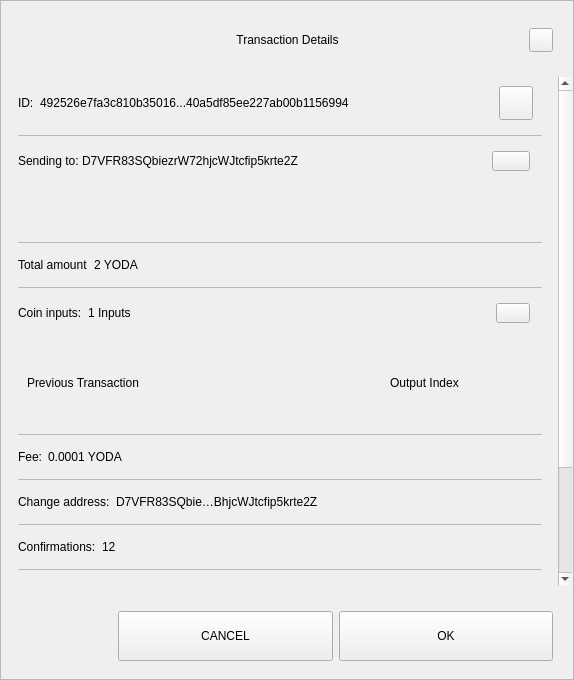
<?xml version="1.0" encoding="UTF-8"?>
<ui version="4.0">
 <class>TxDetailDialog</class>
 <widget class="QWidget" name="TxDetailDialog">
  <property name="geometry">
   <rect>
    <x>0</x>
    <y>0</y>
    <width>574</width>
    <height>680</height>
   </rect>
  </property>
  <property name="sizePolicy">
   <sizepolicy hsizetype="Preferred" vsizetype="Expanding">
    <horstretch>0</horstretch>
    <verstretch>0</verstretch>
   </sizepolicy>
  </property>
  <property name="minimumSize">
   <size>
    <width>574</width>
    <height>500</height>
   </size>
  </property>
  <property name="windowTitle">
   <string>Form</string>
  </property>
  <property name="styleSheet">
   <string notr="true"/>
  </property>
  <layout class="QVBoxLayout" name="verticalLayout_3">
   <property name="spacing">
    <number>0</number>
   </property>
   <property name="leftMargin">
    <number>0</number>
   </property>
   <property name="topMargin">
    <number>0</number>
   </property>
   <property name="rightMargin">
    <number>0</number>
   </property>
   <property name="bottomMargin">
    <number>0</number>
   </property>
   <item>
    <widget class="QFrame" name="frame">
     <property name="sizePolicy">
      <sizepolicy hsizetype="Preferred" vsizetype="Expanding">
       <horstretch>0</horstretch>
       <verstretch>0</verstretch>
      </sizepolicy>
     </property>
     <property name="styleSheet">
      <string notr="true"/>
     </property>
     <property name="frameShape">
      <enum>QFrame::StyledPanel</enum>
     </property>
     <property name="frameShadow">
      <enum>QFrame::Raised</enum>
     </property>
     <layout class="QVBoxLayout" name="verticalLayout">
      <property name="leftMargin">
       <number>0</number>
      </property>
      <property name="rightMargin">
       <number>0</number>
      </property>
      <item>
       <layout class="QHBoxLayout" name="horizontalLayout_3">
        <property name="spacing">
         <number>0</number>
        </property>
        <property name="leftMargin">
         <number>20</number>
        </property>
        <property name="topMargin">
         <number>10</number>
        </property>
        <property name="rightMargin">
         <number>20</number>
        </property>
        <item>
         <spacer name="horizontalSpacer_1">
          <property name="orientation">
           <enum>Qt::Horizontal</enum>
          </property>
          <property name="sizeHint" stdset="0">
           <size>
            <width>40</width>
            <height>20</height>
           </size>
          </property>
         </spacer>
        </item>
        <item>
         <widget class="QLabel" name="labelTitle">
          <property name="minimumSize">
           <size>
            <width>0</width>
            <height>40</height>
           </size>
          </property>
          <property name="maximumSize">
           <size>
            <width>16777215</width>
            <height>40</height>
           </size>
          </property>
          <property name="styleSheet">
           <string notr="true">padding-left:24px;</string>
          </property>
          <property name="text">
           <string>Transaction Details</string>
          </property>
          <property name="alignment">
           <set>Qt::AlignCenter</set>
          </property>
          <property name="margin">
           <number>7</number>
          </property>
         </widget>
        </item>
        <item>
         <spacer name="horizontalSpacer_2">
          <property name="orientation">
           <enum>Qt::Horizontal</enum>
          </property>
          <property name="sizeHint" stdset="0">
           <size>
            <width>40</width>
            <height>20</height>
           </size>
          </property>
         </spacer>
        </item>
        <item>
         <widget class="QPushButton" name="btnEsc">
          <property name="minimumSize">
           <size>
            <width>24</width>
            <height>24</height>
           </size>
          </property>
          <property name="maximumSize">
           <size>
            <width>24</width>
            <height>24</height>
           </size>
          </property>
          <property name="focusPolicy">
           <enum>Qt::NoFocus</enum>
          </property>
          <property name="text">
           <string/>
          </property>
         </widget>
        </item>
       </layout>
      </item>
      <item>
       <spacer name="verticalSpacer">
        <property name="orientation">
         <enum>Qt::Vertical</enum>
        </property>
        <property name="sizeType">
         <enum>QSizePolicy::Fixed</enum>
        </property>
        <property name="sizeHint" stdset="0">
         <size>
          <width>20</width>
          <height>10</height>
         </size>
        </property>
       </spacer>
      </item>
      <item>
       <widget class="QWidget" name="layoutScroll" native="true">
        <property name="minimumSize">
         <size>
          <width>0</width>
          <height>0</height>
         </size>
        </property>
        <layout class="QVBoxLayout" name="verticalLayout_4">
         <property name="leftMargin">
          <number>0</number>
         </property>
         <property name="topMargin">
          <number>0</number>
         </property>
         <property name="rightMargin">
          <number>0</number>
         </property>
         <item>
          <widget class="QScrollArea" name="scrollArea">
           <property name="styleSheet">
            <string notr="true">#scrollArea {
background:transparent;
}</string>
           </property>
           <property name="horizontalScrollBarPolicy">
            <enum>Qt::ScrollBarAlwaysOff</enum>
           </property>
           <property name="sizeAdjustPolicy">
            <enum>QAbstractScrollArea::AdjustIgnored</enum>
           </property>
           <property name="widgetResizable">
            <bool>true</bool>
           </property>
           <property name="alignment">
            <set>Qt::AlignLeading|Qt::AlignLeft|Qt::AlignTop</set>
           </property>
           <widget class="QWidget" name="scrollAreaWidgetContents">
            <property name="geometry">
             <rect>
              <x>0</x>
              <y>0</y>
              <width>556</width>
              <height>672</height>
             </rect>
            </property>
            <property name="autoFillBackground">
             <bool>false</bool>
            </property>
            <property name="styleSheet">
             <string notr="true">#scrollAreaWidgetContents {
background:transparent;
}</string>
            </property>
            <layout class="QVBoxLayout" name="verticalLayout_7">
             <property name="spacing">
              <number>0</number>
             </property>
             <property name="sizeConstraint">
              <enum>QLayout::SetDefaultConstraint</enum>
             </property>
             <property name="leftMargin">
              <number>0</number>
             </property>
             <property name="topMargin">
              <number>0</number>
             </property>
             <property name="rightMargin">
              <number>0</number>
             </property>
             <property name="bottomMargin">
              <number>0</number>
             </property>
             <item>
              <widget class="QWidget" name="content" native="true">
               <layout class="QVBoxLayout" name="verticalLayout_2">
                <property name="leftMargin">
                 <number>16</number>
                </property>
                <property name="topMargin">
                 <number>0</number>
                </property>
                <property name="rightMargin">
                 <number>16</number>
                </property>
                <item>
                 <widget class="QWidget" name="contentID" native="true">
                  <layout class="QHBoxLayout" name="horizontalLayout_12" stretch="0,1,0">
                   <property name="leftMargin">
                    <number>0</number>
                   </property>
                   <item>
                    <widget class="QLabel" name="labelId">
                     <property name="maximumSize">
                      <size>
                       <width>16777215</width>
                       <height>16777215</height>
                      </size>
                     </property>
                     <property name="text">
                      <string>ID:</string>
                     </property>
                    </widget>
                   </item>
                   <item>
                    <widget class="QLabel" name="textId">
                     <property name="text">
                      <string>492526e7fa3c810b35016...40a5df85ee227ab00b1156994</string>
                     </property>
                    </widget>
                   </item>
                   <item>
                    <widget class="QPushButton" name="pushCopy">
                     <property name="minimumSize">
                      <size>
                       <width>34</width>
                       <height>34</height>
                      </size>
                     </property>
                     <property name="maximumSize">
                      <size>
                       <width>34</width>
                       <height>34</height>
                      </size>
                     </property>
                     <property name="focusPolicy">
                      <enum>Qt::NoFocus</enum>
                     </property>
                     <property name="text">
                      <string/>
                     </property>
                     <property name="iconSize">
                      <size>
                       <width>24</width>
                       <height>24</height>
                      </size>
                     </property>
                    </widget>
                   </item>
                  </layout>
                 </widget>
                </item>
                <item>
                 <widget class="QLabel" name="labelDivider9">
                  <property name="maximumSize">
                   <size>
                    <width>16777215</width>
                    <height>1</height>
                   </size>
                  </property>
                  <property name="styleSheet">
                   <string notr="true">background-color:#bababa;</string>
                  </property>
                  <property name="text">
                   <string/>
                  </property>
                 </widget>
                </item>
                <item>
                 <widget class="QWidget" name="contentOutputs" native="true">
                  <layout class="QHBoxLayout" name="horizontalLayout_11" stretch="0,3,0">
                   <property name="spacing">
                    <number>0</number>
                   </property>
                   <property name="leftMargin">
                    <number>0</number>
                   </property>
                   <property name="rightMargin">
                    <number>12</number>
                   </property>
                   <item>
                    <widget class="QLabel" name="labelSend">
                     <property name="maximumSize">
                      <size>
                       <width>16777215</width>
                       <height>16777215</height>
                      </size>
                     </property>
                     <property name="text">
                      <string>Sending to: </string>
                     </property>
                    </widget>
                   </item>
                   <item>
                    <widget class="QLabel" name="textSend">
                     <property name="text">
                      <string>D7VFR83SQbiezrW72hjcWJtcfip5krte2Z </string>
                     </property>
                    </widget>
                   </item>
                   <item>
                    <widget class="QPushButton" name="pushOutputs">
                     <property name="minimumSize">
                      <size>
                       <width>34</width>
                       <height>20</height>
                      </size>
                     </property>
                     <property name="maximumSize">
                      <size>
                       <width>38</width>
                       <height>20</height>
                      </size>
                     </property>
                     <property name="focusPolicy">
                      <enum>Qt::NoFocus</enum>
                     </property>
                     <property name="styleSheet">
                      <string notr="true"/>
                     </property>
                     <property name="text">
                      <string/>
                     </property>
                    </widget>
                   </item>
                  </layout>
                 </widget>
                </item>
                <item>
                 <widget class="QScrollArea" name="outputsScrollArea">
                  <property name="minimumSize">
                   <size>
                    <width>0</width>
                    <height>50</height>
                   </size>
                  </property>
                  <property name="styleSheet">
                   <string notr="true">#outputsScrollArea {
background:transparent;
}</string>
                  </property>
                  <property name="widgetResizable">
                   <bool>true</bool>
                  </property>
                  <widget class="QWidget" name="container_outputs_base">
                   <property name="geometry">
                    <rect>
                     <x>0</x>
                     <y>0</y>
                     <width>522</width>
                     <height>48</height>
                    </rect>
                   </property>
                   <property name="styleSheet">
                    <string notr="true">#container_outputs_base {
background:transparent;
}</string>
                   </property>
                  </widget>
                 </widget>
                </item>
                <item>
                 <widget class="QLabel" name="labelDivider8">
                  <property name="maximumSize">
                   <size>
                    <width>16777215</width>
                    <height>1</height>
                   </size>
                  </property>
                  <property name="styleSheet">
                   <string notr="true">background-color:#bababa;</string>
                  </property>
                  <property name="text">
                   <string/>
                  </property>
                 </widget>
                </item>
                <item>
                 <widget class="QWidget" name="contentAmount" native="true">
                  <layout class="QHBoxLayout" name="horizontalLayout_4" stretch="0,1">
                   <property name="leftMargin">
                    <number>0</number>
                   </property>
                   <item>
                    <widget class="QLabel" name="labelAmount">
                     <property name="maximumSize">
                      <size>
                       <width>16777215</width>
                       <height>16777215</height>
                      </size>
                     </property>
                     <property name="text">
                      <string>Total amount</string>
                     </property>
                    </widget>
                   </item>
                   <item>
                    <widget class="QLabel" name="textAmount">
                     <property name="text">
                      <string>2 YODA</string>
                     </property>
                    </widget>
                   </item>
                  </layout>
                 </widget>
                </item>
                <item>
                 <widget class="QLabel" name="labelDivider6">
                  <property name="maximumSize">
                   <size>
                    <width>16777215</width>
                    <height>1</height>
                   </size>
                  </property>
                  <property name="styleSheet">
                   <string notr="true">background-color:#bababa;</string>
                  </property>
                  <property name="text">
                   <string/>
                  </property>
                 </widget>
                </item>
                <item>
                 <widget class="QWidget" name="contentInputs" native="true">
                  <layout class="QHBoxLayout" name="horizontalLayout" stretch="0,2,0">
                   <property name="leftMargin">
                    <number>0</number>
                   </property>
                   <property name="rightMargin">
                    <number>12</number>
                   </property>
                   <item>
                    <widget class="QLabel" name="labelInputs">
                     <property name="sizePolicy">
                      <sizepolicy hsizetype="Minimum" vsizetype="Preferred">
                       <horstretch>0</horstretch>
                       <verstretch>0</verstretch>
                      </sizepolicy>
                     </property>
                     <property name="maximumSize">
                      <size>
                       <width>16777215</width>
                       <height>16777215</height>
                      </size>
                     </property>
                     <property name="text">
                      <string>Coin inputs:</string>
                     </property>
                    </widget>
                   </item>
                   <item>
                    <widget class="QLabel" name="textInputs">
                     <property name="text">
                      <string>1 Inputs</string>
                     </property>
                    </widget>
                   </item>
                   <item>
                    <widget class="QPushButton" name="pushInputs">
                     <property name="maximumSize">
                      <size>
                       <width>34</width>
                       <height>20</height>
                      </size>
                     </property>
                     <property name="focusPolicy">
                      <enum>Qt::NoFocus</enum>
                     </property>
                     <property name="styleSheet">
                      <string notr="true"/>
                     </property>
                     <property name="text">
                      <string/>
                     </property>
                    </widget>
                   </item>
                  </layout>
                 </widget>
                </item>
                <item>
                 <widget class="QFrame" name="gridInputs">
                  <property name="sizePolicy">
                   <sizepolicy hsizetype="Preferred" vsizetype="MinimumExpanding">
                    <horstretch>0</horstretch>
                    <verstretch>0</verstretch>
                   </sizepolicy>
                  </property>
                  <property name="minimumSize">
                   <size>
                    <width>0</width>
                    <height>90</height>
                   </size>
                  </property>
                  <layout class="QGridLayout" name="gridLayoutInput" columnstretch="5,2" rowminimumheight="0">
                   <property name="sizeConstraint">
                    <enum>QLayout::SetMaximumSize</enum>
                   </property>
                   <property name="verticalSpacing">
                    <number>0</number>
                   </property>
                   <item row="0" column="0" alignment="Qt::AlignLeft">
                    <widget class="QLabel" name="labelTitlePrevTx">
                     <property name="text">
                      <string>Previous Transaction</string>
                     </property>
                    </widget>
                   </item>
                   <item row="0" column="1" alignment="Qt::AlignLeft">
                    <widget class="QLabel" name="labelOutputIndex">
                     <property name="text">
                      <string>Output Index</string>
                     </property>
                     <property name="alignment">
                      <set>Qt::AlignCenter</set>
                     </property>
                    </widget>
                   </item>
                  </layout>
                 </widget>
                </item>
                <item>
                 <widget class="QLabel" name="labelDivider1">
                  <property name="maximumSize">
                   <size>
                    <width>16777215</width>
                    <height>1</height>
                   </size>
                  </property>
                  <property name="styleSheet">
                   <string notr="true">background-color:#bababa;</string>
                  </property>
                  <property name="text">
                   <string/>
                  </property>
                 </widget>
                </item>
                <item>
                 <widget class="QWidget" name="contentFee" native="true">
                  <layout class="QHBoxLayout" name="horizontalLayout_7" stretch="0,1">
                   <property name="leftMargin">
                    <number>0</number>
                   </property>
                   <item>
                    <widget class="QLabel" name="labelFee">
                     <property name="maximumSize">
                      <size>
                       <width>16777215</width>
                       <height>16777215</height>
                      </size>
                     </property>
                     <property name="text">
                      <string>Fee:</string>
                     </property>
                    </widget>
                   </item>
                   <item>
                    <widget class="QLabel" name="textFee">
                     <property name="text">
                      <string>0.0001 YODA</string>
                     </property>
                    </widget>
                   </item>
                  </layout>
                 </widget>
                </item>
                <item>
                 <widget class="QLabel" name="labelDivider2">
                  <property name="maximumSize">
                   <size>
                    <width>16777215</width>
                    <height>1</height>
                   </size>
                  </property>
                  <property name="styleSheet">
                   <string notr="true">background-color:#bababa;</string>
                  </property>
                  <property name="text">
                   <string/>
                  </property>
                 </widget>
                </item>
                <item>
                 <widget class="QWidget" name="contentChangeAddress" native="true">
                  <layout class="QHBoxLayout" name="horizontalLayout_6" stretch="0,1">
                   <property name="leftMargin">
                    <number>0</number>
                   </property>
                   <item>
                    <widget class="QLabel" name="labelChange">
                     <property name="maximumSize">
                      <size>
                       <width>16777215</width>
                       <height>16777215</height>
                      </size>
                     </property>
                     <property name="text">
                      <string>Change address:</string>
                     </property>
                    </widget>
                   </item>
                   <item>
                    <widget class="QLabel" name="textChange">
                     <property name="text">
                      <string>D7VFR83SQbie…BhjcWJtcfip5krte2Z </string>
                     </property>
                    </widget>
                   </item>
                  </layout>
                 </widget>
                </item>
                <item>
                 <widget class="QLabel" name="labelDivider4">
                  <property name="maximumSize">
                   <size>
                    <width>16777215</width>
                    <height>1</height>
                   </size>
                  </property>
                  <property name="styleSheet">
                   <string notr="true">background-color:#bababa;</string>
                  </property>
                  <property name="text">
                   <string/>
                  </property>
                 </widget>
                </item>
                <item>
                 <widget class="QWidget" name="contentConfirmations" native="true">
                  <layout class="QHBoxLayout" name="horizontalLayout_8" stretch="0,1">
                   <property name="leftMargin">
                    <number>0</number>
                   </property>
                   <item>
                    <widget class="QLabel" name="labelConfirmations">
                     <property name="maximumSize">
                      <size>
                       <width>16777215</width>
                       <height>16777215</height>
                      </size>
                     </property>
                     <property name="text">
                      <string>Confirmations:</string>
                     </property>
                    </widget>
                   </item>
                   <item>
                    <widget class="QLabel" name="textConfirmations">
                     <property name="text">
                      <string>12</string>
                     </property>
                    </widget>
                   </item>
                  </layout>
                 </widget>
                </item>
                <item>
                 <widget class="QLabel" name="labelDivider7">
                  <property name="maximumSize">
                   <size>
                    <width>16777215</width>
                    <height>1</height>
                   </size>
                  </property>
                  <property name="styleSheet">
                   <string notr="true">background-color:#bababa;</string>
                  </property>
                  <property name="text">
                   <string/>
                  </property>
                 </widget>
                </item>
                <item>
                 <widget class="QWidget" name="contentSize" native="true">
                  <layout class="QHBoxLayout" name="horizontalLayout_9" stretch="0,1">
                   <property name="leftMargin">
                    <number>0</number>
                   </property>
                   <item>
                    <widget class="QLabel" name="labelSize">
                     <property name="maximumSize">
                      <size>
                       <width>16777215</width>
                       <height>16777215</height>
                      </size>
                     </property>
                     <property name="text">
                      <string>Size:</string>
                     </property>
                    </widget>
                   </item>
                   <item>
                    <widget class="QLabel" name="textSize">
                     <property name="text">
                      <string>2 kB</string>
                     </property>
                    </widget>
                   </item>
                  </layout>
                 </widget>
                </item>
                <item>
                 <widget class="QLabel" name="labelDivider3">
                  <property name="maximumSize">
                   <size>
                    <width>16777215</width>
                    <height>1</height>
                   </size>
                  </property>
                  <property name="styleSheet">
                   <string notr="true">background-color:#bababa;</string>
                  </property>
                  <property name="text">
                   <string/>
                  </property>
                 </widget>
                </item>
                <item>
                 <widget class="QWidget" name="contentDate" native="true">
                  <layout class="QHBoxLayout" name="horizontalLayout_5" stretch="0,1">
                   <property name="leftMargin">
                    <number>0</number>
                   </property>
                   <item>
                    <widget class="QLabel" name="labelDate">
                     <property name="maximumSize">
                      <size>
                       <width>16777215</width>
                       <height>16777215</height>
                      </size>
                     </property>
                     <property name="text">
                      <string>Date:</string>
                     </property>
                    </widget>
                   </item>
                   <item>
                    <widget class="QLabel" name="textDate">
                     <property name="text">
                      <string>May 25, 2017</string>
                     </property>
                    </widget>
                   </item>
                  </layout>
                 </widget>
                </item>
                <item>
                 <widget class="QLabel" name="labelDivider5">
                  <property name="maximumSize">
                   <size>
                    <width>16777215</width>
                    <height>1</height>
                   </size>
                  </property>
                  <property name="styleSheet">
                   <string notr="true">background-color:#bababa;</string>
                  </property>
                  <property name="text">
                   <string/>
                  </property>
                 </widget>
                </item>
                <item>
                 <widget class="QWidget" name="contentStatus" native="true">
                  <layout class="QHBoxLayout" name="horizontalLayout_10" stretch="0,1">
                   <property name="leftMargin">
                    <number>0</number>
                   </property>
                   <item>
                    <widget class="QLabel" name="labelStatus">
                     <property name="maximumSize">
                      <size>
                       <width>16777215</width>
                       <height>16777215</height>
                      </size>
                     </property>
                     <property name="text">
                      <string>Status:</string>
                     </property>
                    </widget>
                   </item>
                   <item>
                    <widget class="QLabel" name="textStatus">
                     <property name="text">
                      <string>Spendable</string>
                     </property>
                    </widget>
                   </item>
                  </layout>
                 </widget>
                </item>
                <item>
                 <spacer name="verticalSpacer_2">
                  <property name="orientation">
                   <enum>Qt::Vertical</enum>
                  </property>
                  <property name="sizeType">
                   <enum>QSizePolicy::Expanding</enum>
                  </property>
                  <property name="sizeHint" stdset="0">
                   <size>
                    <width>20</width>
                    <height>10</height>
                   </size>
                  </property>
                 </spacer>
                </item>
                <item>
                 <widget class="QLabel" name="labelWarning">
                  <property name="text">
                   <string>TextLabel</string>
                  </property>
                  <property name="alignment">
                   <set>Qt::AlignCenter</set>
                  </property>
                 </widget>
                </item>
               </layout>
              </widget>
             </item>
            </layout>
           </widget>
          </widget>
         </item>
        </layout>
       </widget>
      </item>
      <item>
       <widget class="QWidget" name="containerButtons" native="true">
        <layout class="QHBoxLayout" name="horizontalLayout1" stretch="1,2,2">
         <property name="leftMargin">
          <number>10</number>
         </property>
         <property name="rightMargin">
          <number>20</number>
         </property>
         <item>
          <spacer name="horizontalSpacer_3">
           <property name="orientation">
            <enum>Qt::Horizontal</enum>
           </property>
           <property name="sizeHint" stdset="0">
            <size>
             <width>40</width>
             <height>20</height>
            </size>
           </property>
          </spacer>
         </item>
         <item>
          <widget class="QPushButton" name="btnCancel">
           <property name="minimumSize">
            <size>
             <width>200</width>
             <height>50</height>
            </size>
           </property>
           <property name="focusPolicy">
            <enum>Qt::NoFocus</enum>
           </property>
           <property name="text">
            <string>CANCEL</string>
           </property>
          </widget>
         </item>
         <item>
          <widget class="QPushButton" name="btnSave">
           <property name="minimumSize">
            <size>
             <width>200</width>
             <height>50</height>
            </size>
           </property>
           <property name="focusPolicy">
            <enum>Qt::NoFocus</enum>
           </property>
           <property name="text">
            <string>OK</string>
           </property>
          </widget>
         </item>
        </layout>
       </widget>
      </item>
     </layout>
    </widget>
   </item>
  </layout>
 </widget>
 <resources/>
 <connections/>
</ui>
